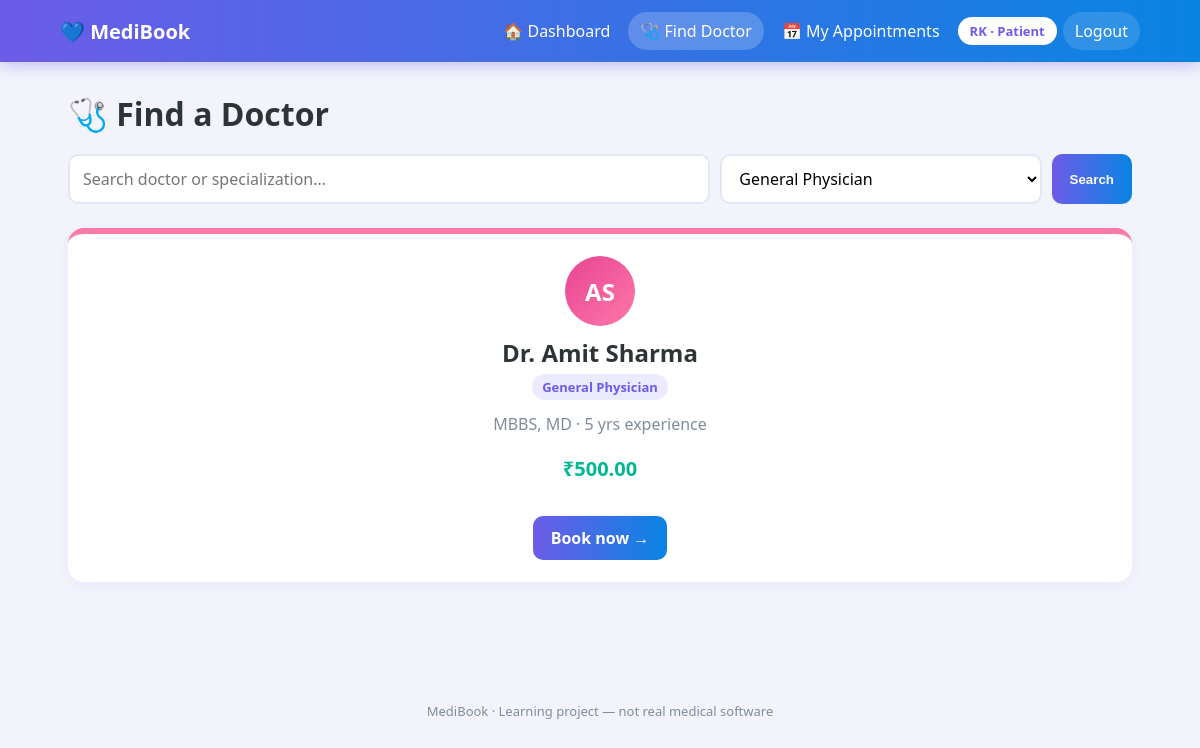
Screenshot of /doctors.php?specialization=1 (signed in) with the database file from the repository.
### tables this page shows
CREATE TABLE doctors (
    id INT AUTO_INCREMENT PRIMARY KEY,
    user_id INT NOT NULL UNIQUE,
    specialization_id INT NOT NULL,
    qualification VARCHAR(150) NOT NULL,
    experience INT DEFAULT 0,
    fee DECIMAL(10,2) DEFAULT 0,
    FOREIGN KEY (user_id) REFERENCES users(id) ON DELETE CASCADE,
    FOREIGN KEY (specialization_id) REFERENCES specializations(id) ON DELETE RESTRICT
);

CREATE TABLE users (
    id INT AUTO_INCREMENT PRIMARY KEY,
    name VARCHAR(100) NOT NULL,
    email VARCHAR(120) NOT NULL UNIQUE,
    password VARCHAR(255) NOT NULL,
    role ENUM('admin','doctor','patient') NOT NULL,
    created_at TIMESTAMP DEFAULT CURRENT_TIMESTAMP
);

CREATE TABLE specializations (
    id INT AUTO_INCREMENT PRIMARY KEY,
    name VARCHAR(100) NOT NULL UNIQUE
);

### includes/config.php (called while the page is built, shortened)
<?php
function e(?string $v): string { return htmlspecialchars($v ?? '', ENT_QUOTES, 'UTF-8'); }
function initials(string $name): string {
    $name = preg_replace('/^Dr\.?\s*/i', '', $name);
    $p = preg_split('/\s+/', trim($name));
    return strtoupper(substr($p[0], 0, 1) . (isset($p[1]) ? substr($p[1], 0, 1) : ''));
}

### doctors.php (the view, shortened to what this page needs)
<?php
require_once 'includes/config.php';
$specializations = $pdo->query('SELECT * FROM specializations ORDER BY name')->fetchAll();
$q = trim($_GET['q'] ?? ''); $spec = (int)($_GET['specialization'] ?? 0);
$sql = "SELECT d.*, u.name, s.name AS specialization FROM doctors d
        JOIN users u ON u.id=d.user_id JOIN specializations s ON s.id=d.specialization_id WHERE 1=1";
$params = [];
if ($spec)     { $sql .= ' AND d.specialization_id=?'; $params[] = $spec; }
$stmt = $pdo->prepare($sql . ' ORDER BY u.name'); $stmt->execute($params); $doctors = $stmt->fetchAll();
require 'includes/header.php';
?>
<h1>🩺 Find a Doctor</h1>
<form class="filter" method="get">
  <input name="q" placeholder="Search doctor or specialization…" value="<?= e($q) ?>">
  <select name="specialization"><option value="0">All specializations</option>
    <?php foreach ($specializations as $s): ?><option value="<?= $s['id'] ?>" <?= $spec === (int)$s['id'] ? 'selected' : '' ?>><?= e($s['name']) ?></option><?php endforeach; ?>
  </select><button>Search</button>
</form>
<div class="grid">
<?php foreach ($doctors as $d): ?>
  <div class="card doc pop grad-<?= $d['specialization_id'] % 5 ?>">
    <div class="avatar"><?= e(initials($d['name'])) ?></div>
    <h2><?= e($d['name']) ?></h2>
    <span class="tag"><?= e($d['specialization']) ?></span>
    <p class="muted"><?= e($d['qualification']) ?> · <?= (int)$d['experience'] ?> yrs experience</p>
    <p class="fee">₹<?= number_format((float)$d['fee'], 2) ?></p>
    <a class="button" href="book_appointment.php?doctor=<?= $d['id'] ?>">Book now →</a>
  </div>
<?php endforeach; ?>
</div>
<?php require 'includes/footer.php'; ?>

### assets/css/style.css (style rules this page uses)
:root { --primary:#6c5ce7;--primary2:#0984e3;--green:#00b894;--orange:#fdcb6e;--pink:#fd79a8;--red:#e17055;--bg:#f3f4fb;--text:#2d3436;--muted:#7f8c9a }
* { box-sizing:border-box }
body { margin:0;font-family:'Segoe UI',system-ui,Arial,sans-serif;background:var(--bg);color:var(--text) }
a { color:var(--primary);text-decoration:none }
h1 { margin:.2em 0 .6em }
.muted { color:var(--muted) }
.card { background:#fff;padding:22px;border-radius:16px;box-shadow:0 4px 18px #6c5ce714;margin-bottom:20px }
input,select,textarea { width:100%;padding:11px 13px;border:2px solid #e3e6f3;border-radius:10px;font:inherit;background:#fff;transition:.2s }
button,.button { display:inline-block;border:0;background:linear-gradient(90deg,var(--primary),var(--primary2));color:#fff;padding:11px 18px;border-radius:10px;cursor:pointer;margin-top:14px;font-weight:600;transition:.2s }
.filter { display:grid;grid-template-columns:2fr 1fr auto;gap:10px;margin-bottom:24px }
.filter button { margin:0 }
.grid { display:grid;grid-template-columns:repeat(auto-fit,minmax(250px,1fr));gap:18px }
.doc { text-align:center;border-top:6px solid var(--primary) }
.pop { transition:.25s }
.avatar { width:70px;height:70px;border-radius:50%;margin:0 auto 10px;display:grid;place-items:center;color:#fff;font-size:24px;font-weight:800;background:linear-gradient(135deg,var(--primary),var(--pink)) }
.grad-1 .avatar { background:linear-gradient(135deg,#e84393,#fd79a8) }
.grad-1 { border-color:#fd79a8 }
.doc h2 { margin:6px 0 }
.tag { background:#eceaff;color:var(--primary);padding:4px 10px;border-radius:20px;font-size:13px;font-weight:700 }
.fee { font-size:20px;font-weight:800;color:var(--green) }

### rows the page displays
doctors: user.name "AS", user.name "Dr. Amit Sharma", specialization.name "General Physician", qualification "MBBS, MD", experience "5", fee "500.00"

### other values shown
$icon "🏠"
$label "Dashboard"
$icon "🩺"
$label "Find Doctor"
$icon "📅"
$label "My Appointments"
initials($_SESSION['user']['name']) "RK"
$role "Patient"
form field specialization "General Physician"
